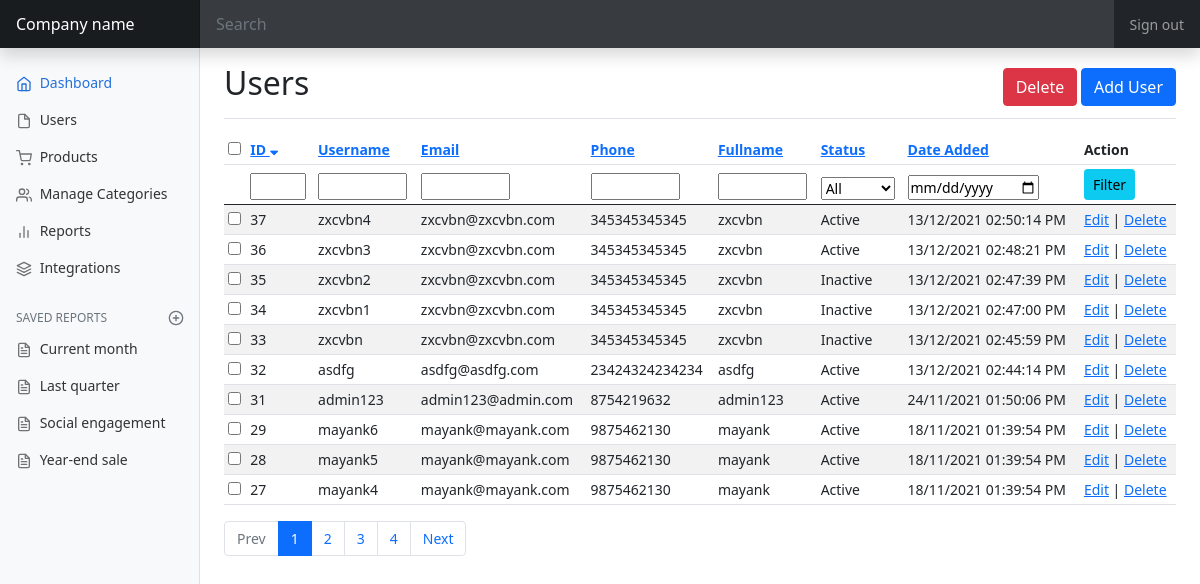
The app's page /admin/users.php (signed in) with its own data.
### tables this page shows
CREATE TABLE `users` (
  `user_id` int NOT NULL,
  `username` varchar(32) NOT NULL,
  `password` varchar(64) NOT NULL,
  `email` varchar(128) NOT NULL,
  `phone` varchar(16) NOT NULL,
  `fullname` varchar(64) NOT NULL,
  `photo` varchar(128) NOT NULL,
  `status` tinyint(1) NOT NULL DEFAULT '1' COMMENT '1 = active 0 = inactive',
  `date_added` datetime NOT NULL DEFAULT CURRENT_TIMESTAMP,
  `date_modified` datetime NOT NULL DEFAULT CURRENT_TIMESTAMP
);

### admin/library/users_lib.php (called while the page is built, shortened)
<?php
$document_title = 'Users';
$page_start = 0;
$page_limit = 10;
$page = 1;
$sort = 'user_id';
$order = 'DESC';
$sort_url = '';
$page_url = '';
$filter_user_id = '';
$filter_username = '';
$filter_email = '';
$filter_phone = '';
$filter_fullname = '';
$filter_date_added = '';
$where = ' WHERE 1=1 ';
$sql_total = "SELECT count(*) as total FROM users " . $where;
$rs_total = mysqli_query($con, $sql_total);
$rec_total = mysqli_fetch_assoc($rs_total);
$total_users = $rec_total['total'];
$sql = "SELECT * FROM users ". $where ." ORDER BY ". $sort ." ". $order ." LIMIT ". $page_start .", " . $page_limit;
$rs = mysqli_query($con, $sql);
$order = ($order == 'ASC')?'DESC':'ASC';
$data_users = array();
if(mysqli_num_rows($rs)){
    while($rec = mysqli_fetch_assoc($rs)){
        $data_users[] = $rec;
    }
}

### admin/includes/functions.php (called while the page is built, shortened)
        <?php unset($_SESSION['alert']);
function changeDate($date){
    return date('d/m/Y h:i:s A', strtotime($date));
}

### admin/users.php (the view, shortened to what this page needs)
<?php
require_once('includes/startup.php');
require_once('library/users_lib.php');
?>
<?php require_once('common/html_start.php'); ?>
<link href="css/dashboard.css" rel="stylesheet">
<?php require_once('common/body_start.php'); ?>
<?php require_once('common/header.php'); ?>
<?php require_once('common/sidebar.php'); ?>
<main class="col-md-9 ms-sm-auto col-lg-10 px-md-4">
  <form action="" method="POST">
  <div class="d-flex justify-content-between flex-wrap flex-md-nowrap align-items-center pt-3 pb-2 mb-3 border-bottom">
    <h1 class="h2"><?php echo $document_title; ?></h1>
    <div class=" mb-2 mb-md-0">
      <input type="submit" value="Delete" class="btn btn-danger" name="btnDelete" onclick="return confirm('Are you sure want to delete this?');" />
      <a href="user-form.php" class="btn btn-primary">Add User</a>
    </div>
  </div>
  <div class="table-responsive">
    <table class="table table-striped table-sm">
      <thead>
        <tr>
          <th scope="col"><input type="checkbox" onclick="$('.chk').prop('checked', $(this).is(':checked'));" /></th>
          <th scope="col"><a href="users.php?sort=user_id&order=<?php echo $order; ?><?php echo $page_url; ?>">ID
          <?php if($sort == 'user_id'){ ?>
          <i class="fas fa-sort-<?php echo ($order == 'ASC')?'down':'up';?>"></i>
          <?php } ?>
          </a></th>
          <th scope="col"><a href="users.php?sort=username&order=<?php echo $order; ?><?php echo $page_url; ?>">Username <?php if($sort == 'username'){ ?>
          <?php } ?></a></th>
          <th scope="col"><a href="users.php?sort=email&order=<?php echo $order; ?><?php echo $page_url; ?>">Email <?php if($sort == 'email'){ ?>
          <?php } ?></a></th>
          <th scope="col"><a href="users.php?sort=phone&order=<?php echo $order; ?><?php echo $page_url; ?>">Phone <?php if($sort == 'phone'){ ?>
          <?php } ?></a></th>
          <th scope="col"><a href="users.php?sort=fullname&order=<?php echo $order; ?><?php echo $page_url; ?>">Fullname <?php if($sort == 'fullname'){ ?>
          <?php } ?></a></th>
          <th scope="col"><a href="users.php?sort=status&order=<?php echo $order; ?><?php echo $page_url; ?>">Status <?php if($sort == 'status'){ ?>
          <?php } ?></a></th>
          <th scope="col"><a href="users.php?sort=date_added&order=<?php echo $order; ?><?php echo $page_url; ?>">Date Added <?php if($sort == 'date_added'){ ?>
          <?php } ?></a></th>
          <th scope="col">Action</th>
        </tr>
        <tr>
            <td></td>
            <td><input type="text" size="1" name="filter_user_id" id="filter_user_id" value="<?php echo $filter_user_id; ?>" /></td>
            <td><input type="text" size="5" name="filter_username" id="filter_username" value="<?php echo $filter_username; ?>" /></td>
            <td><input type="text" size="5" name="filter_email" id="filter_email" value="<?php echo $filter_email; ?>" /></td>
            <td><input type="text" size="5" name="filter_phone" id="filter_phone" value="<?php echo $filter_phone; ?>" /></td>
            <td><input type="text" size="5" name="filter_fullname" id="filter_fullname" value="<?php echo $filter_fullname; ?>" /></td>
            <td><select name="filter_status" id="filter_status">
              <option value="" >All</option>
            </select></td>
            <td><input type="date" size="5" name="filter_date_added" id="filter_date_added" value="<?php echo $filter_date_added; ?>" /></td>
            <td>
            <button type="button" class="btn btn-info btn-sm btnFilter">Filter</button>
            </td>
        </tr>
      </thead>
      <tbody>
      <?php if(sizeof($data_users)){ ?>
        <?php foreach($data_users as $data_user){ ?>
        <tr>
          <td><input type="checkbox" name="user_ids[]" value="<?php echo $data_user['user_id']; ?>" class="chk" /></td>
          <td><?php echo $data_user['user_id']; ?></td>
          <td><?php echo $data_user['username']; ?></td>
          <td><?php echo $data_user['email']; ?></td>
          <td><?php echo $data_user['phone']; ?></td>
          <td><?php echo $data_user['fullname']; ?></td>
          <td><?php echo ($data_user['status'] == 1)?'Active':'Inactive'; ?></td>
          <td><?php echo changeDate($data_user['date_added']); ?></td>
          <td>
            <a href="user-form.php?user_id=<?php echo $data_user['user_id']; ?>">Edit</a>
             |
            <a href="users.php?action=delete&user_id=<?php echo $data_user['user_id']; ?>" onclick="return confirm('Are you sure want to delete this?');">Delete</a>
          </td>
        </tr>
        <?php } ?>
      <?php }else{ ?>
      <tr><td colspan="8" class="text-center text-danger"> No record found! </td></tr>
      <?php } ?>
      </tbody>
    </table>
  <?php if($total_users > $page_limit){ ?>
  <nav aria-label="...">
    <ul class="pagination">
    <?php if($page > 1){ ?>
      <li class="page-item"><a class="page-link" href="users.php?page=<?php echo $page-1; ?><?php echo $sort_url; ?>">Prev</a></li>
      <?php }else{ ?>
        <li class="page-item disabled"><a class="page-link" href="javascript:void(0);">Prev</a></li>
      <?php } ?>
      <?php for($n = 1; $n <= ceil($total_users / $page_limit); $n++){ ?>
      <li class="page-item <?php echo ($page == $n)?'active':'';?>"><a class="page-link" href="users.php?page=<?php echo $n; ?><?php echo $sort_url; ?>"><?php echo $n; ?></a></li>
      <?php } ?>
      <?php if($page < $n - 1){ ?>
      <li class="page-item"><a class="page-link" href="users.php?page=<?php echo $page+1; ?><?php echo $sort_url; ?>">Next</a></li>
      <?php }else{ ?>
        <li class="page-item disabled"><a class="page-link" href="javascript:void(0);">Next</a></li>
      <?php } ?>
    </ul>
  </nav>
  <?php } ?>
  </div>
      </form>
</main>
<?php require_once('common/scripts.php'); ?>
<?php require_once('common/html_end.php'); ?>

### admin/css/dashboard.css (style rules this page uses)
body { font-size: .875rem; }

### records on screen
users: user_id "37", username "zxcvbn4", email "zxcvbn@zxcvbn.com", phone "345345345345", fullname "zxcvbn", status "Active", date_added "13/12/2021 02:50:14 PM"
users: user_id "36", username "zxcvbn3", email "zxcvbn@zxcvbn.com", phone "345345345345", fullname "zxcvbn", status "Active", date_added "13/12/2021 02:48:21 PM"
users: user_id "35", username "zxcvbn2", email "zxcvbn@zxcvbn.com", phone "345345345345", fullname "zxcvbn", status "Inactive", date_added "13/12/2021 02:47:39 PM"
users: user_id "34", username "zxcvbn1", email "zxcvbn@zxcvbn.com", phone "345345345345", fullname "zxcvbn", status "Inactive", date_added "13/12/2021 02:47:00 PM"
users: user_id "33", username "zxcvbn", email "zxcvbn@zxcvbn.com", phone "345345345345", fullname "zxcvbn", status "Inactive", date_added "13/12/2021 02:45:59 PM"
users: user_id "32", username "asdfg", email "asdfg@asdfg.com", phone "23424324234234", fullname "asdfg", status "Active", date_added "13/12/2021 02:44:14 PM"
users: user_id "31", username "admin123", email "admin123@admin.com", phone "8754219632", fullname "admin123", status "Active", date_added "24/11/2021 01:50:06 PM"
users: user_id "29", username "mayank6", email "mayank@mayank.com", phone "9875462130", fullname "mayank", status "Active", date_added "18/11/2021 01:39:54 PM"
users: user_id "28", username "mayank5", email "mayank@mayank.com", phone "9875462130", fullname "mayank", status "Active", date_added "18/11/2021 01:39:54 PM"
users: user_id "27", username "mayank4", email "mayank@mayank.com", phone "9875462130", fullname "mayank", status "Active", date_added "18/11/2021 01:39:54 PM"

### other values on screen
$document_title "Users"
